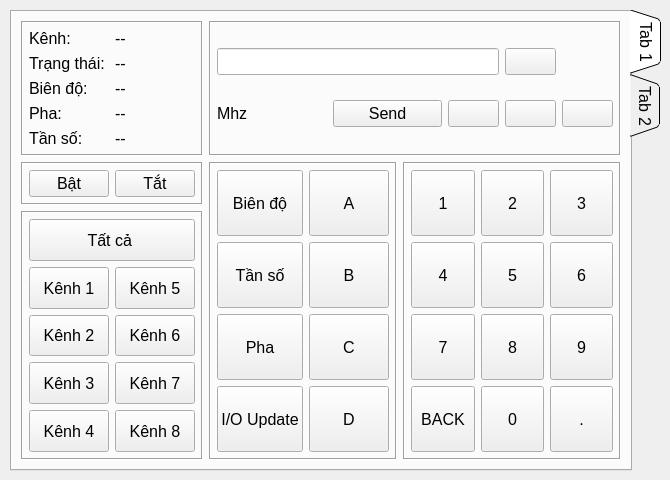
  <widget class="QWidget" name="centralWidget">
   <widget class="QTabWidget" name="tabWidget">
    <property name="geometry">
     <rect>
      <x>10</x>
      <y>10</y>
      <width>651</width>
      <height>461</height>
     </rect>
    </property>
    <property name="font">
     <font>
      <pointsize>12</pointsize>
     </font>
    </property>
    <property name="tabPosition">
     <enum>QTabWidget::East</enum>
    </property>
    <property name="tabShape">
     <enum>QTabWidget::Triangular</enum>
    </property>
    <property name="currentIndex">
     <number>0</number>
    </property>
    <widget class="QWidget" name="tab">
     <attribute name="title">
      <string>Tab 1</string>
     </attribute>
     <layout class="QGridLayout" name="gridLayout_4">
      <item row="0" column="0" colspan="2">
       <widget class="QFrame" name="frame">
        <property name="frameShape">
         <enum>QFrame::Box</enum>
        </property>
        <property name="frameShadow">
         <enum>QFrame::Sunken</enum>
        </property>
        <layout class="QGridLayout" name="gridLayout_5">
         <property name="leftMargin">
          <number>6</number>
         </property>
         <property name="topMargin">
          <number>6</number>
         </property>
         <property name="rightMargin">
          <number>6</number>
         </property>
         <property name="bottomMargin">
          <number>6</number>
         </property>
         <item row="0" column="0">
          <widget class="QLabel" name="label">
           <property name="text">
            <string>Kênh:</string>
           </property>
          </widget>
         </item>
         <item row="0" column="1">
          <widget class="QLabel" name="label_chanel_num">
           <property name="text">
            <string>--</string>
           </property>
          </widget>
         </item>
         <item row="1" column="0">
          <widget class="QLabel" name="label_2">
           <property name="text">
            <string>Trạng thái:</string>
           </property>
          </widget>
         </item>
         <item row="1" column="1">
          <widget class="QLabel" name="label_chanel_stat">
           <property name="text">
            <string>--</string>
           </property>
          </widget>
         </item>
         <item row="2" column="0">
          <widget class="QLabel" name="label_3">
           <property name="text">
            <string>Biên độ:</string>
           </property>
          </widget>
         </item>
         <item row="2" column="1">
          <widget class="QLabel" name="label_chanel_amp">
           <property name="text">
            <string>--</string>
           </property>
          </widget>
         </item>
         <item row="3" column="0">
          <widget class="QLabel" name="label_7">
           <property name="text">
            <string>Pha:</string>
           </property>
          </widget>
         </item>
         <item row="3" column="1">
          <widget class="QLabel" name="label_chanel_phase">
           <property name="text">
            <string>--</string>
           </property>
          </widget>
         </item>
         <item row="4" column="0">
          <widget class="QLabel" name="label_8">
           <property name="text">
            <string>Tần số:</string>
           </property>
          </widget>
         </item>
         <item row="4" column="1">
          <widget class="QLabel" name="label_chanel_freq">
           <property name="text">
            <string>--</string>
           </property>
          </widget>
         </item>
        </layout>
       </widget>
      </item>
      <item row="1" column="2" rowspan="2">
       <widget class="QFrame" name="frame">
        <property name="frameShape">
         <enum>QFrame::Box</enum>
        </property>
        <property name="frameShadow">
         <enum>QFrame::Sunken</enum>
        </property>
        <layout class="QGridLayout" name="gridLayout_7">
         <property name="leftMargin">
          <number>6</number>
         </property>
         <property name="topMargin">
          <number>6</number>
         </property>
         <property name="rightMargin">
          <number>6</number>
         </property>
         <property name="bottomMargin">
          <number>6</number>
         </property>
         <item row="2" column="0">
          <widget class="QPushButton" name="pushButton_num_control_afreq">
           <property name="sizePolicy">
            <sizepolicy hsizetype="Preferred" vsizetype="Preferred">
             <horstretch>0</horstretch>
             <verstretch>0</verstretch>
            </sizepolicy>
           </property>
           <property name="font">
            <font>
             <pointsize>12</pointsize>
            </font>
           </property>
           <property name="text">
            <string>Tần số</string>
           </property>
           <property name="checkable">
            <bool>true</bool>
           </property>
           <property name="autoExclusive">
            <bool>true</bool>
           </property>
          </widget>
         </item>
         <item row="0" column="0">
          <widget class="QPushButton" name="pushButton_num_control_amp">
           <property name="sizePolicy">
            <sizepolicy hsizetype="Preferred" vsizetype="Preferred">
             <horstretch>0</horstretch>
             <verstretch>0</verstretch>
            </sizepolicy>
           </property>
           <property name="font">
            <font>
             <pointsize>12</pointsize>
            </font>
           </property>
           <property name="text">
            <string>Biên độ</string>
           </property>
           <property name="checkable">
            <bool>true</bool>
           </property>
           <property name="autoExclusive">
            <bool>true</bool>
           </property>
          </widget>
         </item>
         <item row="4" column="0">
          <widget class="QPushButton" name="pushButton_num_control_phase_comp_2">
           <property name="sizePolicy">
            <sizepolicy hsizetype="Preferred" vsizetype="Preferred">
             <horstretch>0</horstretch>
             <verstretch>0</verstretch>
            </sizepolicy>
           </property>
           <property name="font">
            <font>
             <pointsize>12</pointsize>
            </font>
           </property>
           <property name="text">
            <string>I/O Update</string>
           </property>
           <property name="checkable">
            <bool>true</bool>
           </property>
           <property name="autoExclusive">
            <bool>true</bool>
           </property>
          </widget>
         </item>
         <item row="3" column="0">
          <widget class="QPushButton" name="pushButton_num_control_phase">
           <property name="sizePolicy">
            <sizepolicy hsizetype="Preferred" vsizetype="Preferred">
             <horstretch>0</horstretch>
             <verstretch>0</verstretch>
            </sizepolicy>
           </property>
           <property name="font">
            <font>
             <pointsize>12</pointsize>
            </font>
           </property>
           <property name="text">
            <string>Pha</string>
           </property>
           <property name="checkable">
            <bool>true</bool>
           </property>
           <property name="autoExclusive">
            <bool>true</bool>
           </property>
          </widget>
         </item>
         <item row="2" column="1">
          <widget class="QPushButton" name="pushButton_num_control_afreq_2">
           <property name="sizePolicy">
            <sizepolicy hsizetype="Preferred" vsizetype="Preferred">
             <horstretch>0</horstretch>
             <verstretch>0</verstretch>
            </sizepolicy>
           </property>
           <property name="font">
            <font>
             <pointsize>12</pointsize>
            </font>
           </property>
           <property name="text">
            <string>B</string>
           </property>
           <property name="checkable">
            <bool>true</bool>
           </property>
           <property name="autoExclusive">
            <bool>true</bool>
           </property>
          </widget>
         </item>
         <item row="0" column="1">
          <widget class="QPushButton" name="pushButton_num_control_afreq_3">
           <property name="sizePolicy">
            <sizepolicy hsizetype="Preferred" vsizetype="Preferred">
             <horstretch>0</horstretch>
             <verstretch>0</verstretch>
            </sizepolicy>
           </property>
           <property name="font">
            <font>
             <pointsize>12</pointsize>
            </font>
           </property>
           <property name="text">
            <string>A</string>
           </property>
           <property name="checkable">
            <bool>true</bool>
           </property>
           <property name="autoExclusive">
            <bool>true</bool>
           </property>
          </widget>
         </item>
         <item row="3" column="1">
          <widget class="QPushButton" name="pushButton_num_control_afreq_4">
           <property name="sizePolicy">
            <sizepolicy hsizetype="Preferred" vsizetype="Preferred">
             <horstretch>0</horstretch>
             <verstretch>0</verstretch>
            </sizepolicy>
           </property>
           <property name="font">
            <font>
             <pointsize>12</pointsize>
            </font>
           </property>
           <property name="text">
            <string>C</string>
           </property>
           <property name="checkable">
            <bool>true</bool>
           </property>
           <property name="autoExclusive">
            <bool>true</bool>
           </property>
          </widget>
         </item>
         <item row="4" column="1">
          <widget class="QPushButton" name="pushButton_num_control_afreq_5">
           <property name="sizePolicy">
            <sizepolicy hsizetype="Preferred" vsizetype="Preferred">
             <horstretch>0</horstretch>
             <verstretch>0</verstretch>
            </sizepolicy>
           </property>
           <property name="font">
            <font>
             <pointsize>12</pointsize>
            </font>
           </property>
           <property name="text">
            <string>D</string>
           </property>
           <property name="checkable">
            <bool>true</bool>
           </property>
           <property name="autoExclusive">
            <bool>true</bool>
           </property>
          </widget>
         </item>
        </layout>
       </widget>
      </item>
      <item row="1" column="3" rowspan="2">
       <widget class="QFrame" name="frame">
        <property name="frameShape">
         <enum>QFrame::Box</enum>
        </property>
        <property name="frameShadow">
         <enum>QFrame::Sunken</enum>
        </property>
        <layout class="QGridLayout" name="gridLayout_2">
         <property name="leftMargin">
          <number>6</number>
         </property>
         <property name="topMargin">
          <number>6</number>
         </property>
         <property name="rightMargin">
          <number>6</number>
         </property>
         <property name="bottomMargin">
          <number>6</number>
         </property>
         <item row="1" column="1">
          <widget class="QPushButton" name="pushButton_num_5">
           <property name="sizePolicy">
            <sizepolicy hsizetype="Minimum" vsizetype="Expanding">
             <horstretch>0</horstretch>
             <verstretch>0</verstretch>
            </sizepolicy>
           </property>
           <property name="font">
            <font>
             <pointsize>12</pointsize>
            </font>
           </property>
           <property name="text">
            <string>5</string>
           </property>
          </widget>
         </item>
         <item row="0" column="2">
          <widget class="QPushButton" name="pushButton_num_3">
           <property name="sizePolicy">
            <sizepolicy hsizetype="Minimum" vsizetype="Expanding">
             <horstretch>0</horstretch>
             <verstretch>0</verstretch>
            </sizepolicy>
           </property>
           <property name="font">
            <font>
             <pointsize>12</pointsize>
            </font>
           </property>
           <property name="text">
            <string>3</string>
           </property>
          </widget>
         </item>
         <item row="0" column="0">
          <widget class="QPushButton" name="pushButton_num_1">
           <property name="sizePolicy">
            <sizepolicy hsizetype="Minimum" vsizetype="Expanding">
             <horstretch>0</horstretch>
             <verstretch>0</verstretch>
            </sizepolicy>
           </property>
           <property name="font">
            <font>
             <pointsize>12</pointsize>
            </font>
           </property>
           <property name="text">
            <string>1</string>
           </property>
          </widget>
         </item>
         <item row="1" column="0">
          <widget class="QPushButton" name="pushButton_num_4">
           <property name="sizePolicy">
            <sizepolicy hsizetype="Minimum" vsizetype="Expanding">
             <horstretch>0</horstretch>
             <verstretch>0</verstretch>
            </sizepolicy>
           </property>
           <property name="font">
            <font>
             <pointsize>12</pointsize>
            </font>
           </property>
           <property name="text">
            <string>4</string>
           </property>
          </widget>
         </item>
         <item row="0" column="1">
          <widget class="QPushButton" name="pushButton_num_2">
           <property name="sizePolicy">
            <sizepolicy hsizetype="Minimum" vsizetype="Expanding">
             <horstretch>0</horstretch>
             <verstretch>0</verstretch>
            </sizepolicy>
           </property>
           <property name="font">
            <font>
             <pointsize>12</pointsize>
            </font>
           </property>
           <property name="text">
            <string>2</string>
           </property>
          </widget>
         </item>
         <item row="2" column="2">
          <widget class="QPushButton" name="pushButton_num_9">
           <property name="sizePolicy">
            <sizepolicy hsizetype="Minimum" vsizetype="Expanding">
             <horstretch>0</horstretch>
             <verstretch>0</verstretch>
            </sizepolicy>
           </property>
           <property name="font">
            <font>
             <pointsize>12</pointsize>
            </font>
           </property>
           <property name="text">
            <string>9</string>
           </property>
          </widget>
         </item>
         <item row="2" column="1">
          <widget class="QPushButton" name="pushButton_num_8">
           <property name="sizePolicy">
            <sizepolicy hsizetype="Minimum" vsizetype="Expanding">
             <horstretch>0</horstretch>
             <verstretch>0</verstretch>
            </sizepolicy>
           </property>
           <property name="font">
            <font>
             <pointsize>12</pointsize>
            </font>
           </property>
           <property name="text">
            <string>8</string>
           </property>
          </widget>
         </item>
         <item row="3" column="0">
          <widget class="QPushButton" name="pushButton_num_back">
           <property name="sizePolicy">
            <sizepolicy hsizetype="Minimum" vsizetype="Expanding">
             <horstretch>0</horstretch>
             <verstretch>0</verstretch>
            </sizepolicy>
           </property>
           <property name="font">
            <font>
             <pointsize>12</pointsize>
            </font>
           </property>
           <property name="text">
            <string>BACK</string>
           </property>
          </widget>
         </item>
         <item row="1" column="2">
          <widget class="QPushButton" name="pushButton_num_6">
           <property name="sizePolicy">
            <sizepolicy hsizetype="Minimum" vsizetype="Expanding">
             <horstretch>0</horstretch>
             <verstretch>0</verstretch>
            </sizepolicy>
           </property>
           <property name="font">
            <font>
             <pointsize>12</pointsize>
            </font>
           </property>
           <property name="text">
            <string>6</string>
           </property>
          </widget>
         </item>
         <item row="3" column="1">
          <widget class="QPushButton" name="pushButton_num_0">
           <property name="sizePolicy">
            <sizepolicy hsizetype="Minimum" vsizetype="Expanding">
             <horstretch>0</horstretch>
             <verstretch>0</verstretch>
            </sizepolicy>
           </property>
           <property name="font">
            <font>
             <pointsize>12</pointsize>
            </font>
           </property>
           <property name="text">
            <string>0</string>
           </property>
          </widget>
         </item>
         <item row="2" column="0">
          <widget class="QPushButton" name="pushButton_num_7">
           <property name="sizePolicy">
            <sizepolicy hsizetype="Minimum" vsizetype="Expanding">
             <horstretch>0</horstretch>
             <verstretch>0</verstretch>
            </sizepolicy>
           </property>
           <property name="font">
            <font>
             <pointsize>12</pointsize>
            </font>
           </property>
           <property name="text">
            <string>7</string>
           </property>
          </widget>
         </item>
         <item row="3" column="2">
          <widget class="QPushButton" name="pushButton_num_10">
           <property name="sizePolicy">
            <sizepolicy hsizetype="Minimum" vsizetype="Expanding">
             <horstretch>0</horstretch>
             <verstretch>0</verstretch>
            </sizepolicy>
           </property>
           <property name="font">
            <font>
             <pointsize>12</pointsize>
            </font>
           </property>
           <property name="text">
            <string>.</string>
           </property>
          </widget>
         </item>
        </layout>
       </widget>
      </item>
      <item row="0" column="2" colspan="2">
       <widget class="QFrame" name="frame">
        <property name="frameShape">
         <enum>QFrame::Box</enum>
        </property>
        <property name="frameShadow">
         <enum>QFrame::Sunken</enum>
        </property>
        <layout class="QGridLayout" name="gridLayout_3">
         <property name="leftMargin">
          <number>6</number>
         </property>
         <property name="topMargin">
          <number>6</number>
         </property>
         <property name="rightMargin">
          <number>6</number>
         </property>
         <property name="bottomMargin">
          <number>6</number>
         </property>
         <item row="0" column="3">
          <widget class="QPushButton" name="pushButton_num_control_up">
           <property name="sizePolicy">
            <sizepolicy hsizetype="Fixed" vsizetype="Fixed">
             <horstretch>0</horstretch>
             <verstretch>0</verstretch>
            </sizepolicy>
           </property>
           <property name="font">
            <font>
             <pointsize>12</pointsize>
            </font>
           </property>
           <property name="text">
            <string/>
           </property>
           <property name="icon">
            <iconset resource="res.qrc">
             <normaloff>:/1480496118_arrow-up-01.ico</normaloff>:/1480496118_arrow-up-01.ico</iconset>
           </property>
           <property name="iconSize">
            <size>
             <width>32</width>
             <height>32</height>
            </size>
           </property>
          </widget>
         </item>
         <item row="1" column="2">
          <widget class="QPushButton" name="pushButton_num_control_left">
           <property name="sizePolicy">
            <sizepolicy hsizetype="Fixed" vsizetype="Fixed">
             <horstretch>0</horstretch>
             <verstretch>0</verstretch>
            </sizepolicy>
           </property>
           <property name="font">
            <font>
             <pointsize>12</pointsize>
            </font>
           </property>
           <property name="text">
            <string/>
           </property>
           <property name="icon">
            <iconset resource="res.qrc">
             <normaloff>:/1480496108_arrow-left-01.ico</normaloff>:/1480496108_arrow-left-01.ico</iconset>
           </property>
           <property name="iconSize">
            <size>
             <width>32</width>
             <height>32</height>
            </size>
           </property>
          </widget>
         </item>
         <item row="1" column="3">
          <widget class="QPushButton" name="pushButton_num_control_down">
           <property name="sizePolicy">
            <sizepolicy hsizetype="Fixed" vsizetype="Fixed">
             <horstretch>0</horstretch>
             <verstretch>0</verstretch>
            </sizepolicy>
           </property>
           <property name="font">
            <font>
             <pointsize>12</pointsize>
            </font>
           </property>
           <property name="text">
            <string/>
           </property>
           <property name="icon">
            <iconset resource="res.qrc">
             <normaloff>:/1480496134_arrow-down-01.ico</normaloff>:/1480496134_arrow-down-01.ico</iconset>
           </property>
           <property name="iconSize">
            <size>
             <width>32</width>
             <height>32</height>
            </size>
           </property>
          </widget>
         </item>
         <item row="1" column="4">
          <widget class="QPushButton" name="pushButton_num_control_right">
           <property name="sizePolicy">
            <sizepolicy hsizetype="Fixed" vsizetype="Fixed">
             <horstretch>0</horstretch>
             <verstretch>0</verstretch>
            </sizepolicy>
           </property>
           <property name="font">
            <font>
             <pointsize>12</pointsize>
            </font>
           </property>
           <property name="text">
            <string/>
           </property>
           <property name="icon">
            <iconset resource="res.qrc">
             <normaloff>:/1480496090_arrow-right-01.ico</normaloff>:/1480496090_arrow-right-01.ico</iconset>
           </property>
           <property name="iconSize">
            <size>
             <width>32</width>
             <height>32</height>
            </size>
           </property>
          </widget>
         </item>
         <item row="1" column="1">
          <widget class="QPushButton" name="pushButton">
           <property name="sizePolicy">
            <sizepolicy hsizetype="Minimum" vsizetype="Minimum">
             <horstretch>0</horstretch>
             <verstretch>0</verstretch>
            </sizepolicy>
           </property>
           <property name="text">
            <string>Send</string>
           </property>
          </widget>
         </item>
         <item row="1" column="0">
          <widget class="QLabel" name="label_4">
           <property name="text">
            <string>Mhz</string>
           </property>
          </widget>
         </item>
         <item row="0" column="0" colspan="3">
          <widget class="QLineEdit" name="lineEdit"/>
         </item>
        </layout>
       </widget>
      </item>
      <item row="1" column="0" colspan="2">
       <widget class="QFrame" name="frame_2">
        <property name="sizePolicy">
         <sizepolicy hsizetype="Preferred" vsizetype="Preferred">
          <horstretch>0</horstretch>
          <verstretch>0</verstretch>
         </sizepolicy>
        </property>
        <property name="frameShape">
         <enum>QFrame::Box</enum>
        </property>
        <property name="frameShadow">
         <enum>QFrame::Sunken</enum>
        </property>
        <layout class="QGridLayout" name="gridLayout_6">
         <property name="leftMargin">
          <number>6</number>
         </property>
         <property name="topMargin">
          <number>6</number>
         </property>
         <property name="rightMargin">
          <number>6</number>
         </property>
         <property name="bottomMargin">
          <number>6</number>
         </property>
         <item row="0" column="0">
          <widget class="QPushButton" name="pushButton_kenh_16">
           <property name="sizePolicy">
            <sizepolicy hsizetype="Minimum" vsizetype="Maximum">
             <horstretch>0</horstretch>
             <verstretch>0</verstretch>
            </sizepolicy>
           </property>
           <property name="font">
            <font>
             <pointsize>12</pointsize>
            </font>
           </property>
           <property name="text">
            <string>Bật</string>
           </property>
           <property name="checkable">
            <bool>true</bool>
           </property>
           <property name="autoExclusive">
            <bool>true</bool>
           </property>
          </widget>
         </item>
         <item row="0" column="1">
          <widget class="QPushButton" name="pushButton_kenh_17">
           <property name="sizePolicy">
            <sizepolicy hsizetype="Minimum" vsizetype="Maximum">
             <horstretch>0</horstretch>
             <verstretch>0</verstretch>
            </sizepolicy>
           </property>
           <property name="font">
            <font>
             <pointsize>12</pointsize>
            </font>
           </property>
           <property name="text">
            <string>Tắt</string>
           </property>
           <property name="checkable">
            <bool>true</bool>
           </property>
           <property name="autoExclusive">
            <bool>true</bool>
           </property>
          </widget>
         </item>
        </layout>
       </widget>
      </item>
      <item row="2" column="0" colspan="2">
       <widget class="QFrame" name="frame">
        <property name="frameShape">
         <enum>QFrame::Box</enum>
        </property>
        <property name="frameShadow">
         <enum>QFrame::Sunken</enum>
        </property>
        <layout class="QGridLayout" name="gridLayout">
         <property name="leftMargin">
          <number>6</number>
         </property>
         <property name="topMargin">
          <number>6</number>
         </property>
         <property name="rightMargin">
          <number>6</number>
         </property>
         <property name="bottomMargin">
          <number>6</number>
         </property>
         <item row="1" column="0">
          <widget class="QPushButton" name="pushButton_kenh_1">
           <property name="sizePolicy">
            <sizepolicy hsizetype="Minimum" vsizetype="Expanding">
             <horstretch>0</horstretch>
             <verstretch>0</verstretch>
            </sizepolicy>
           </property>
           <property name="font">
            <font>
             <pointsize>12</pointsize>
            </font>
           </property>
           <property name="text">
            <string>Kênh 1</string>
           </property>
           <property name="checkable">
            <bool>true</bool>
           </property>
           <property name="autoExclusive">
            <bool>true</bool>
           </property>
          </widget>
         </item>
         <item row="1" column="1">
          <widget class="QPushButton" name="pushButton_kenh_5">
           <property name="sizePolicy">
            <sizepolicy hsizetype="Minimum" vsizetype="Expanding">
             <horstretch>0</horstretch>
             <verstretch>0</verstretch>
            </sizepolicy>
           </property>
           <property name="font">
            <font>
             <pointsize>12</pointsize>
            </font>
           </property>
           <property name="text">
            <string>Kênh 5</string>
           </property>
           <property name="checkable">
            <bool>true</bool>
           </property>
           <property name="autoExclusive">
            <bool>true</bool>
           </property>
          </widget>
         </item>
         <item row="2" column="0">
          <widget class="QPushButton" name="pushButton_kenh_2">
           <property name="sizePolicy">
            <sizepolicy hsizetype="Minimum" vsizetype="Expanding">
             <horstretch>0</horstretch>
             <verstretch>0</verstretch>
            </sizepolicy>
           </property>
           <property name="font">
            <font>
             <pointsize>12</pointsize>
            </font>
           </property>
           <property name="text">
            <string>Kênh 2</string>
           </property>
           <property name="checkable">
            <bool>true</bool>
           </property>
           <property name="autoExclusive">
            <bool>true</bool>
           </property>
          </widget>
         </item>
         <item row="2" column="1">
          <widget class="QPushButton" name="pushButton_kenh_6">
           <property name="sizePolicy">
            <sizepolicy hsizetype="Minimum" vsizetype="Expanding">
             <horstretch>0</horstretch>
             <verstretch>0</verstretch>
            </sizepolicy>
           </property>
           <property name="font">
            <font>
             <pointsize>12</pointsize>
            </font>
           </property>
           <property name="text">
            <string>Kênh 6</string>
           </property>
           <property name="checkable">
            <bool>true</bool>
           </property>
           <property name="autoExclusive">
            <bool>true</bool>
           </property>
          </widget>
         </item>
         <item row="3" column="0">
          <widget class="QPushButton" name="pushButton_kenh_3">
           <property name="sizePolicy">
            <sizepolicy hsizetype="Minimum" vsizetype="Expanding">
             <horstretch>0</horstretch>
             <verstretch>0</verstretch>
            </sizepolicy>
           </property>
           <property name="font">
            <font>
             <pointsize>12</pointsize>
            </font>
           </property>
           <property name="text">
            <string>Kênh 3</string>
           </property>
           <property name="checkable">
            <bool>true</bool>
           </property>
           <property name="autoExclusive">
            <bool>true</bool>
           </property>
          </widget>
         </item>
         <item row="3" column="1">
          <widget class="QPushButton" name="pushButton_kenh_7">
           <property name="sizePolicy">
            <sizepolicy hsizetype="Minimum" vsizetype="Expanding">
             <horstretch>0</horstretch>
             <verstretch>0</verstretch>
            </sizepolicy>
           </property>
           <property name="font">
            <font>
             <pointsize>12</pointsize>
            </font>
           </property>
           <property name="text">
            <string>Kênh 7</string>
           </property>
           <property name="checkable">
            <bool>true</bool>
           </property>
           <property name="autoExclusive">
            <bool>true</bool>
           </property>
          </widget>
         </item>
         <item row="4" column="0">
          <widget class="QPushButton" name="pushButton_kenh_4">
           <property name="sizePolicy">
            <sizepolicy hsizetype="Minimum" vsizetype="Expanding">
             <horstretch>0</horstretch>
             <verstretch>0</verstretch>
            </sizepolicy>
           </property>
           <property name="font">
            <font>
             <pointsize>12</pointsize>
            </font>
           </property>
           <property name="text">
            <string>Kênh 4</string>
           </property>
           <property name="checkable">
            <bool>true</bool>
           </property>
           <property name="autoExclusive">
            <bool>true</bool>
           </property>
          </widget>
         </item>
         <item row="4" column="1">
          <widget class="QPushButton" name="pushButton_kenh_8">
           <property name="sizePolicy">
            <sizepolicy hsizetype="Minimum" vsizetype="Expanding">
             <horstretch>0</horstretch>
             <verstretch>0</verstretch>
            </sizepolicy>
           </property>
           <property name="font">
            <font>
             <pointsize>12</pointsize>
            </font>
           </property>
           <property name="text">
            <string>Kênh 8</string>
           </property>
           <property name="checkable">
            <bool>true</bool>
           </property>
           <property name="autoExclusive">
            <bool>true</bool>
           </property>
          </widget>
         </item>
         <item row="0" column="0" colspan="2">
          <widget class="QPushButton" name="pushButton_kenh_9">
           <property name="sizePolicy">
            <sizepolicy hsizetype="Minimum" vsizetype="Expanding">
             <horstretch>0</horstretch>
             <verstretch>0</verstretch>
            </sizepolicy>
           </property>
           <property name="font">
            <font>
             <pointsize>12</pointsize>
            </font>
           </property>
           <property name="text">
            <string>Tất cả </string>
           </property>
           <property name="checkable">
            <bool>true</bool>
           </property>
           <property name="autoExclusive">
            <bool>true</bool>
           </property>
          </widget>
         </item>
        </layout>
       </widget>
      </item>
     </layout>
    </widget>
    <widget class="QWidget" name="tab_2">
     <attribute name="title">
      <string>Tab 2</string>
     </attribute>
     <widget class="QTextEdit" name="textEdit_data_log">
      <property name="geometry">
       <rect>
        <x>240</x>
        <y>10</y>
        <width>461</width>
        <height>281</height>
       </rect>
      </property>
     </widget>
    </widget>
   </widget>
  </widget>
